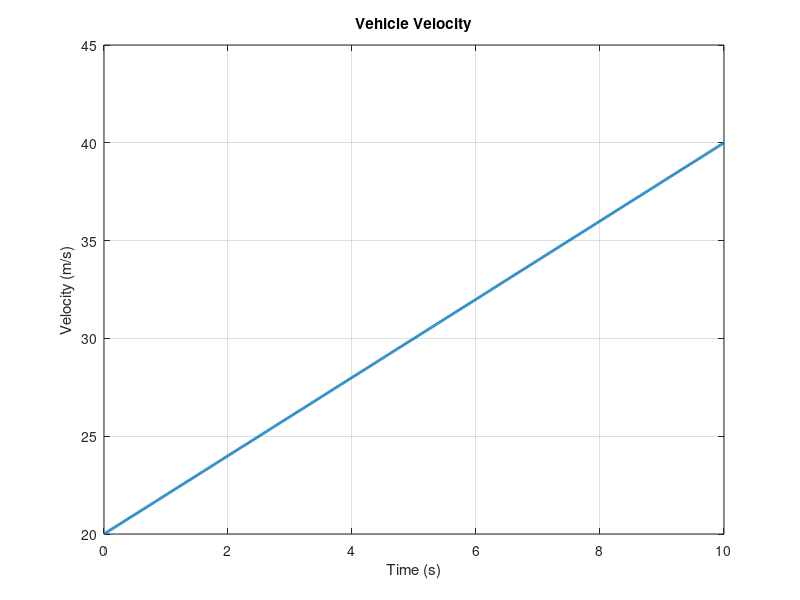

Source code (MATLAB):
clc
clear all
close all

dt = 0.01; T = 10;

% Vehicle condition 
m = 1000; Ft = 2500;
F_resistance = 500; v0 = 20;

N = T / dt; t = 0:dt:T;

v = zeros(1, N + 1); 
v(1) = v0;

for k = 1:N
    a = (Ft - F_resistance)/m;
    v(k+1) = v(k) + a*dt;
end

plot(t, v, 'LineWidth', 2)
grid on
xlabel('Time (s)')
ylabel('Velocity (m/s)')
title('Vehicle Velocity')
